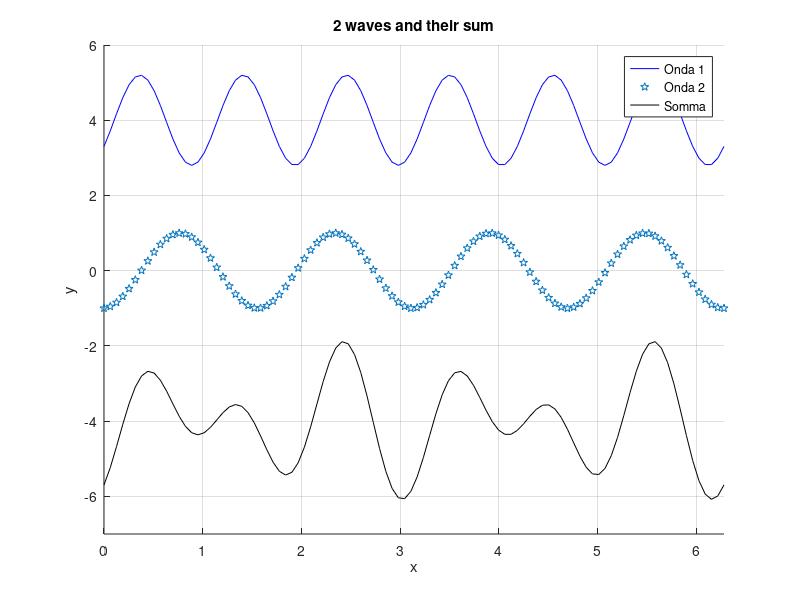

Write the MATLAB code that produced this figure.
A1 = 1.2; 
A2 = 1;   
f1 = 6;  
f2 = 4;         
phi1 = 0; 
phi2 = pi/4; 

v1 = 0.1; 
v2 = 0.05;  

t = 0:0.01:2*pi;
x = linspace(0, 2*pi, 100); 

figure;
hold on;

for k = 1:200
    y1 = A1 * sin(f1 * (x - v1 * k) + phi1);
    y2 = A2 * sin(f2 * (x - v2 * k) + phi2);
    y_sum = y1 + y2;

    cla;

    plot(x, y1+4, 'b', 'DisplayName', 'Onda 1'); 
    hold on;
    plot(x, y2, 'p', 'DisplayName', 'Onda 2');
    plot(x, y_sum-4, 'k', 'DisplayName', 'Somma'); 

    axis([0 2*pi -7 6]);
    xlabel('x');
    ylabel('y');
    title('2 waves and their sum');
    legend('show');
    grid on;

    pause(0.05);
end
